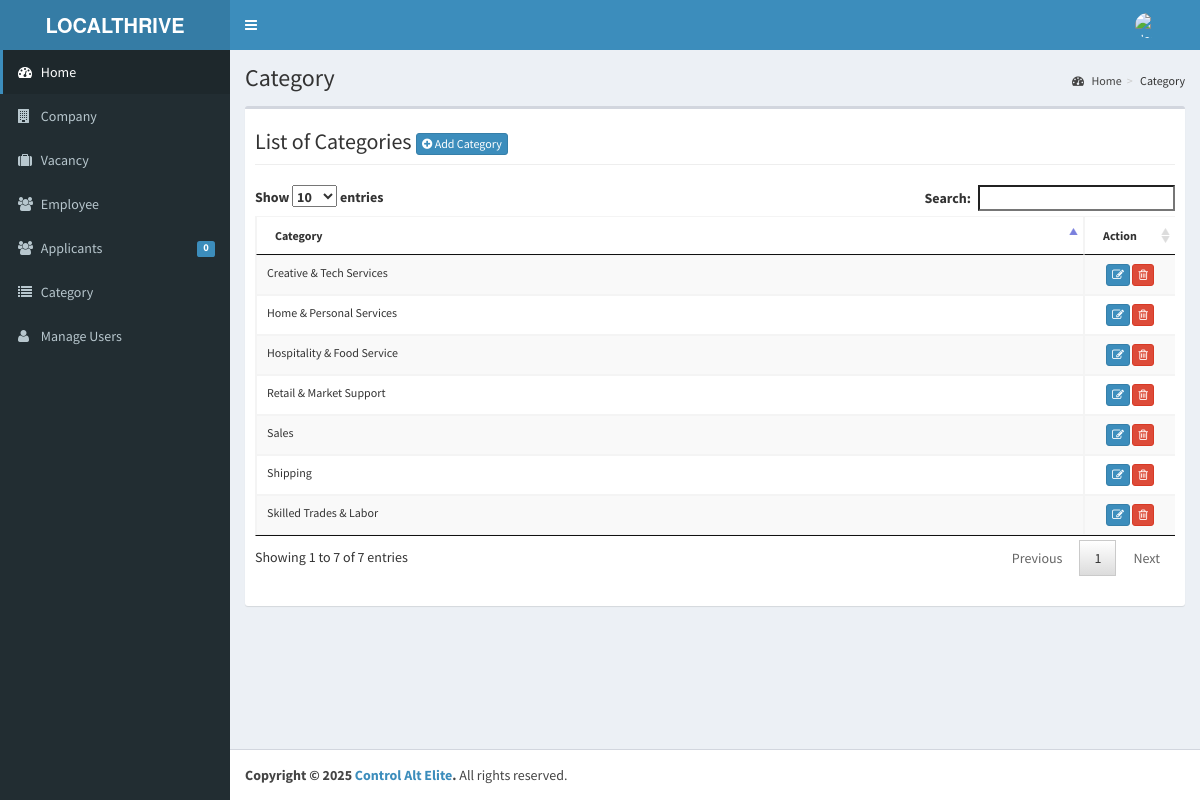
Screenshot of /admin/category/index.php (signed in) with the database file from the repository.
### tables this page shows
CREATE TABLE `tblcategory` (
  `CATEGORYID` int(11) NOT NULL,
  `CATEGORY` varchar(250) NOT NULL
);

### admin/category/index.php (called while the page is built, shortened)
<?php
require_once ("../theme/templates.php");
?>

### include/database.php (called while the page is built, shortened)
<?php
class Database {
	var $sql_string = '';
	private $conn;
	public function open_connection() {
		$this->conn = mysqli_connect(server,user,pass);
		if(!$this->conn){
			echo "Problem in database connection! Contact administrator!";
			exit();
		}else{
			$db_select = mysqli_select_db($this->conn,database_name);
		}
	}
	function setQuery($sql='') {
		$this->sql_string=$sql;
	}
	function executeQuery() {
		$result = mysqli_query($this->conn,$this->sql_string);
		return $result;
	}
	private function confirm_query($result) {
		return $result;
	}
	function loadResultList( $key='' ) {
		$cur = $this->executeQuery();
		$array = array();
		while ($row = mysqli_fetch_object($cur)) {
			if ($key) {
				$array[$row->$key] = $row;
			} else {
				$array[] = $row;
			}
		}
		return $array;
	}
}
$mydb = new Database();
?>

### admin/category/list.php (the view, shortened to what this page needs)
<div class="row">
      	 <div class="col-lg-12">
           <h1 class="page-header">List of Categories  <a href="index.php?view=add" class="btn btn-primary btn-xs  ">  <i class="fa fa-plus-circle fw-fa"></i> Add Category</a>  </h1>
      		</div>
  		 </div>
 		    <form action="controller.php?action=delete" Method="POST">
		     <div class="table-responsive">
			<table id="dash-table" class="table table-striped table-bordered table-hover"  style="font-size:12px" cellspacing="0">
			  <thead>
			  	<tr>
			  		<th>
			  		 Category</th>
			  		 <th width="10%" align="center">Action</th>
			  	</tr>
			  </thead>
			  <tbody>
			  	<?php
			  		$mydb->setQuery("SELECT * FROM `tblcategory`");
			  		$cur = $mydb->loadResultList();
					foreach ($cur as $result) {
			  		echo '<tr>';
			  			echo '<td>' . $result->CATEGORY.'</td>';
			  		echo '<td align="center"><a title="Edit" href="index.php?view=edit&id='.$result->CATEGORYID.'" class="btn btn-primary btn-xs  ">  <span class="fa fa-edit fw-fa"></a>
			  		     <a title="Delete" href="controller.php?action=delete&id='.$result->CATEGORYID.'" class="btn btn-danger btn-xs  ">  <span class="fa  fa-trash-o fw-fa "></a></td>';
			  		echo '</tr>';
			  	}
			  	?>
			  </tbody>
			</table>
			</form>

### rows the page displays
tblcategory: CATEGORY "Hospitality & Food Service"
tblcategory: CATEGORY "Skilled Trades & Labor"
tblcategory: CATEGORY "Home & Personal Services"
tblcategory: CATEGORY "Retail & Market Support"
tblcategory: CATEGORY "Creative & Tech Services"
tblcategory: CATEGORY "Sales"
tblcategory: CATEGORY "Shipping"

### other values shown
$pending->APPL "0"
$title "Category"
